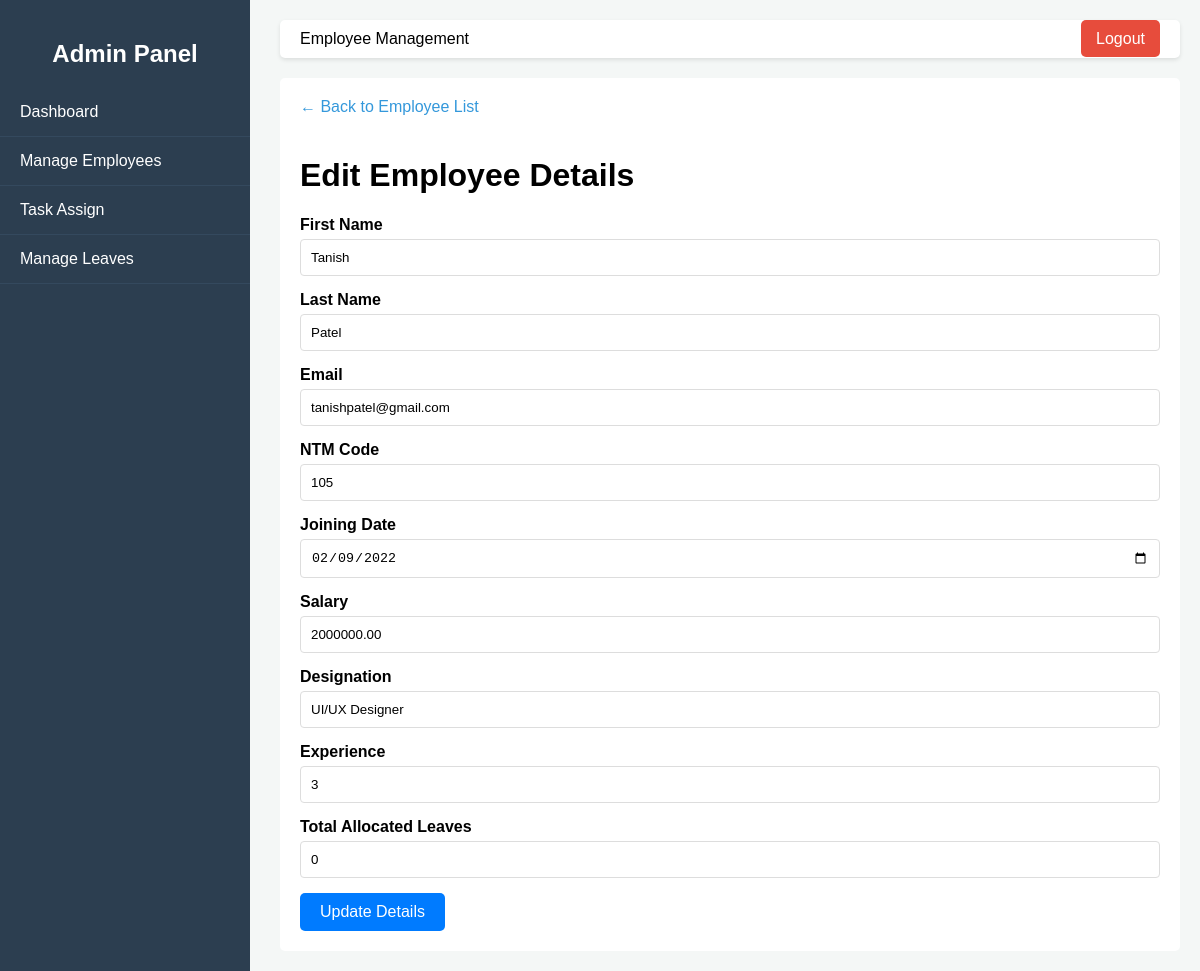
The app's page /admin/edit-employee.php?id=19 (signed in) with its own data.
### tables this page shows
CREATE TABLE `employeedetail` (
  `ID` int(11) NOT NULL,
  `EmpFirstName` varchar(150) DEFAULT NULL,
  `EmpLastName` varchar(150) DEFAULT NULL,
  `EmpEmail` varchar(200) NOT NULL,
  `EmpPassword` varchar(255) NOT NULL,
  `NTMCode` varchar(50) DEFAULT NULL,
  `JoiningDate` date DEFAULT NULL,
  `EmpSalary` decimal(10,2) DEFAULT NULL,
  `EmpDesignation` varchar(150) DEFAULT NULL,
  `TotalLeaves` int(11) NOT NULL DEFAULT 0,
  `EmpExperience` varchar(100) DEFAULT NULL,
  `RegistrationDate` timestamp NOT NULL DEFAULT current_timestamp(),
  `reset_token` varchar(255) DEFAULT NULL,
  `token_expiry` datetime DEFAULT NULL,
  `ProfilePhoto` varchar(255) DEFAULT 'default_avatar.png'
);

### admin/edit-employee.php (the view, shortened to what this page needs)
<?php
include('../db_connect.php');
$employee_id = $_GET['id'];
$query = "SELECT * FROM employeedetail WHERE ID = ?";
$stmt = $conn->prepare($query);
$stmt->bind_param("i", $employee_id);
$stmt->execute();
$result = $stmt->get_result();
$employee = $result->fetch_assoc();
?>
<!DOCTYPE html>
<html lang="en">
<head>
</head>
<body>
    <div class="sidebar">
        <h2>Admin Panel</h2>
        <ul>
            <li><a href="dashboard.php">Dashboard</a></li>
            <li><a href="employees.php">Manage Employees</a></li>
            <li><a href="tasks.php">Task Assign</a></li>
            <li><a href="leaves.php">Manage Leaves</a></li>
        </ul>
    </div>
    <div class="main-content">
        <div class="header">
            <span>Employee Management</span>
            <div class="logout">
                <a href="logout.php">Logout</a>
            </div>
        </div>
        <div class="form-container">
            <a href="employees.php" class="btn-back">&larr; Back to Employee List</a>
            <h1>Edit Employee Details</h1>
            <form action="edit-employee.php?id=<?php echo $employee_id; ?>" method="post">
                <div class="form-group">
                    <label>First Name</label>
                    <input type="text" name="fname" value="<?php echo htmlspecialchars($employee['EmpFirstName']); ?>" required>
                </div>
                <div class="form-group">
                    <label>Last Name</label>
                    <input type="text" name="lname" value="<?php echo htmlspecialchars($employee['EmpLastName']); ?>" required>
                </div>
                <div class="form-group">
                    <label>Email</label>
                    <input type="email" name="email" value="<?php echo htmlspecialchars($employee['EmpEmail']); ?>" required>
                </div>
                <div class="form-group">
                    <label>NTM Code</label>
                    <input type="text" name="ntmcode" value="<?php echo htmlspecialchars($employee['NTMCode']); ?>">
                </div>
                <div class="form-group">
                    <label>Joining Date</label>
                    <input type="date" name="joindate" value="<?php echo htmlspecialchars($employee['JoiningDate']); ?>">
                </div>
                <div class="form-group">
                    <label>Salary</label>
                    <input type="number" name="salary" step="0.01" value="<?php echo htmlspecialchars($employee['EmpSalary']); ?>">
                </div>
                <div class="form-group">
                    <label>Designation</label>
                    <input type="text" name="designation" value="<?php echo htmlspecialchars($employee['EmpDesignation']); ?>">
                </div>
                <div class="form-group">
                    <label>Experience</label>
                    <input type="text" name="experience" value="<?php echo htmlspecialchars($employee['EmpExperience']); ?>">
                </div>
                <div class="form-group">
                    <label>Total Allocated Leaves</label>
                    <input type="number" name="totalleaves" value="<?php echo htmlspecialchars($employee['TotalLeaves']); ?>" required>
                </div>
                <button type="submit" class="btn-submit">Update Details</button>
            </form>
        </div>
    </div>
</body>
</html>

### admin/edit-employee.php (style rules this page uses)
body { font-family: Arial, sans-serif; margin: 0; background-color: #f4f7f6; }
.sidebar { width: 250px; background-color: #2c3e50; color: white; position: fixed; height: 100%; padding-top: 20px; }
.sidebar h2 { text-align: center; }
.sidebar ul { list-style-type: none; padding: 0; }
.sidebar ul li { padding: 15px 20px; border-bottom: 1px solid #34495e; }
.sidebar ul li a { color: white; text-decoration: none; }
.main-content { margin-left: 260px; padding: 20px; }
.header { display: flex; justify-content: space-between; align-items: center; background-color: white; padding: 10px 20px; border-radius: 5px; box-shadow: 0 2px 4px rgba(0,0,0,0.1); }
.header .logout a { background-color: #e74c3c; color: white; padding: 10px 15px; border-radius: 5px; text-decoration: none; }
.form-container { background-color: white; padding: 20px; border-radius: 5px; margin-top: 20px; }
.form-group { margin-bottom: 15px; }
.form-group label { display: block; margin-bottom: 5px; font-weight: bold; }
.form-group input { width: 100%; padding: 10px; border: 1px solid #ddd; border-radius: 4px; box-sizing: border-box; }
.btn-submit { background-color: #007bff; color: white; padding: 10px 20px; border: none; border-radius: 5px; cursor: pointer; font-size: 16px; }
.btn-back { display: inline-block; margin-bottom: 20px; color: #3498db; text-decoration: none; }

### records on screen
employeedetail: fname "Tanish", lname "Patel", email "tanishpatel@gmail.com", ntmcode "105", joindate "02/09/2022", salary "2000000.00", designation "UI/UX Designer", experience "3", totalleaves "0"
